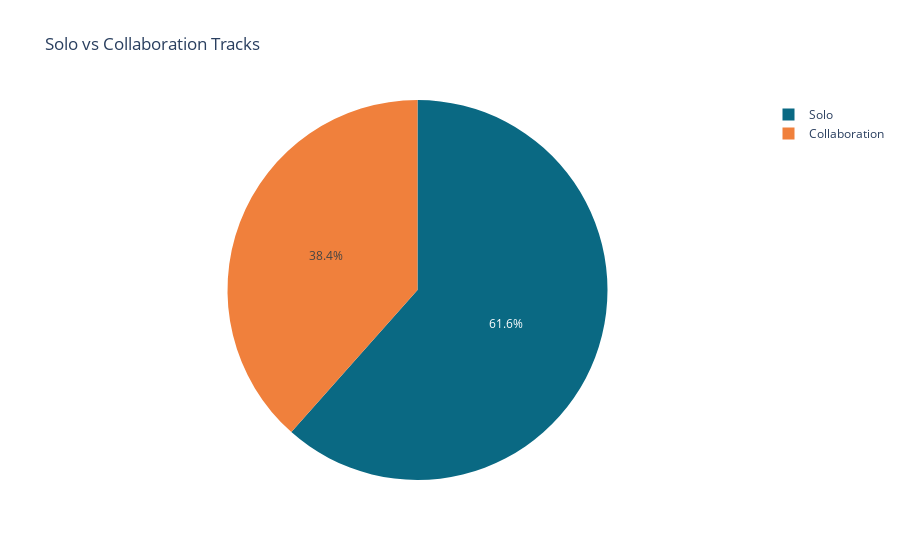

Notebook code for this chart:
### Markdown cell above
### Insights from Solo vs Collaboration Tracks

The pie chart comparing solo and collaboration tracks offers several notable insights into the composition of popular Spotify releases:

- **Prevalence of Solo Tracks**: Solo tracks constitute the majority, accounting for 61.6% of the dataset. This suggests that individual artists continue to dominate streaming charts, emphasizing the significance of personal branding, fan loyalty, and consistent content output in achieving high streaming numbers.

- **Substantial Role of Collaborations**: Collaboration tracks represent 38.4% of the total, indicating that nearly two-fifths of popular tracks involve multiple artists. Collaborative efforts can leverage the combined fan bases of the artists involved, potentially amplifying reach, visibility, and streaming performance.

- **Strategic Implications**: The presence of a significant proportion of collaborations highlights the strategic advantage of joint releases. Artists seeking to penetrate new audiences or boost engagement may benefit from partnering with other popular musicians, as collaborations often result in cross-promotional synergy.

- **Content Diversity and Market Trends**: The mixture of solo and collaborative tracks demonstrates diversity in content creation strategies within the music industry. While solo projects maintain consistent popularity, collaborations increasingly serve as a tool to capture attention in competitive streaming environments.

- **Consumer Engagement Insights**: Given the substantial streaming numbers associated with collaborative releases, it can be inferred that listeners are receptive to multi-artist projects. This may reflect a preference for diverse vocal styles, genre blending, or the novelty of high-profile partnerships.

In summary, while solo tracks remain the backbone of Spotify’s popular catalog, collaborations play a pivotal role in expanding reach and creating high-impact releases. This distribution underscores the dual approach in contemporary music production: maintaining strong individual presence while strategically leveraging collaborative ventures for enhanced streaming performance.

### Code cell
px.pie(
    collab_table,
    values="Number of Tracks",
    names="Track Type",
    title="Solo vs Collaboration Tracks",
    color="Track Type",
    color_discrete_map={"Solo": "#0A6983", "Collaboration": "#F0803C"}
)

### Figure 1 — Plotly figure (JSON) as saved in the notebook; plotly's stock layout.template omitted (floating-point values rounded to 4 significant figures)
{"data": [{"customdata": [["Solo"], ["Collaboration"]], "domain": {"x": [0, 1], "y": [0, 1]}, "hovertemplate": "Track Type=%{customdata[0]}<br>Number of Tracks=%{value}<extra></extra>", "labels": ["Solo", "Collaboration"], "legendgroup": "", "marker": {"colors": ["#0A6983", "#F0803C"]}, "name": "", "showlegend": true, "type": "pie", "values": [586, 366]}], "layout": {"legend": {"tracegroupgap": 0}, "title": {"text": "Solo vs Collaboration Tracks"}}}
